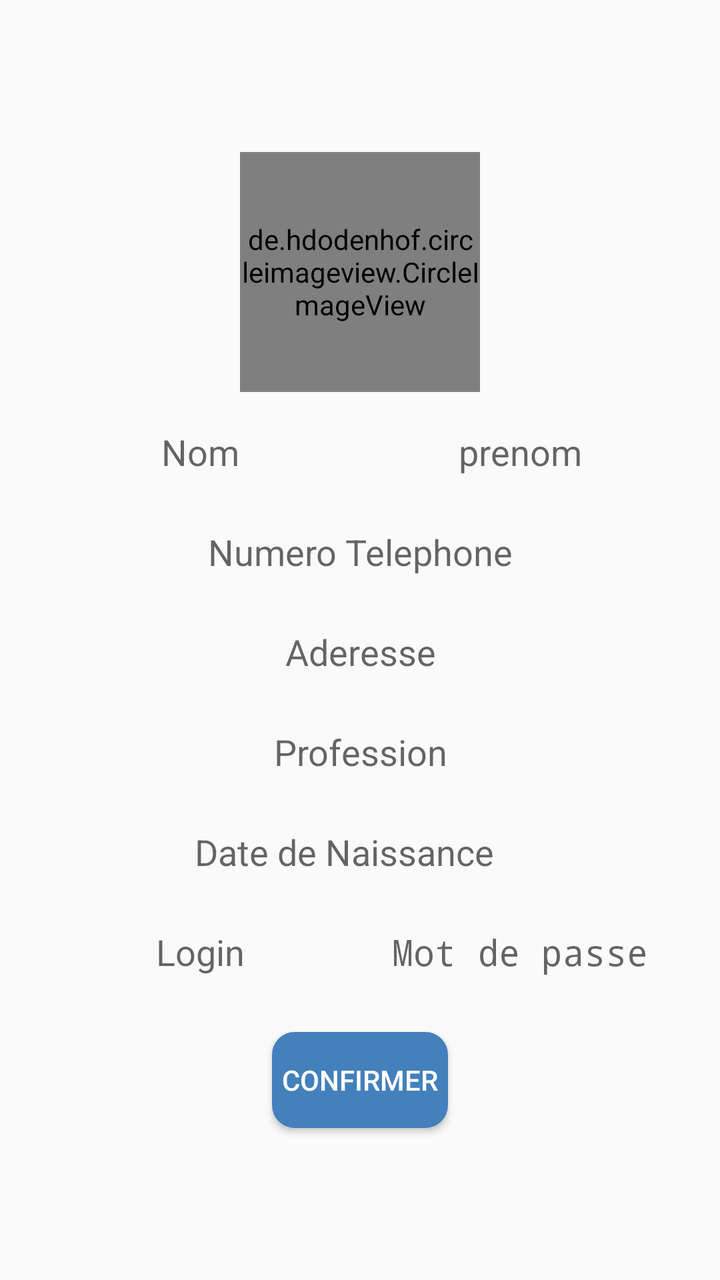
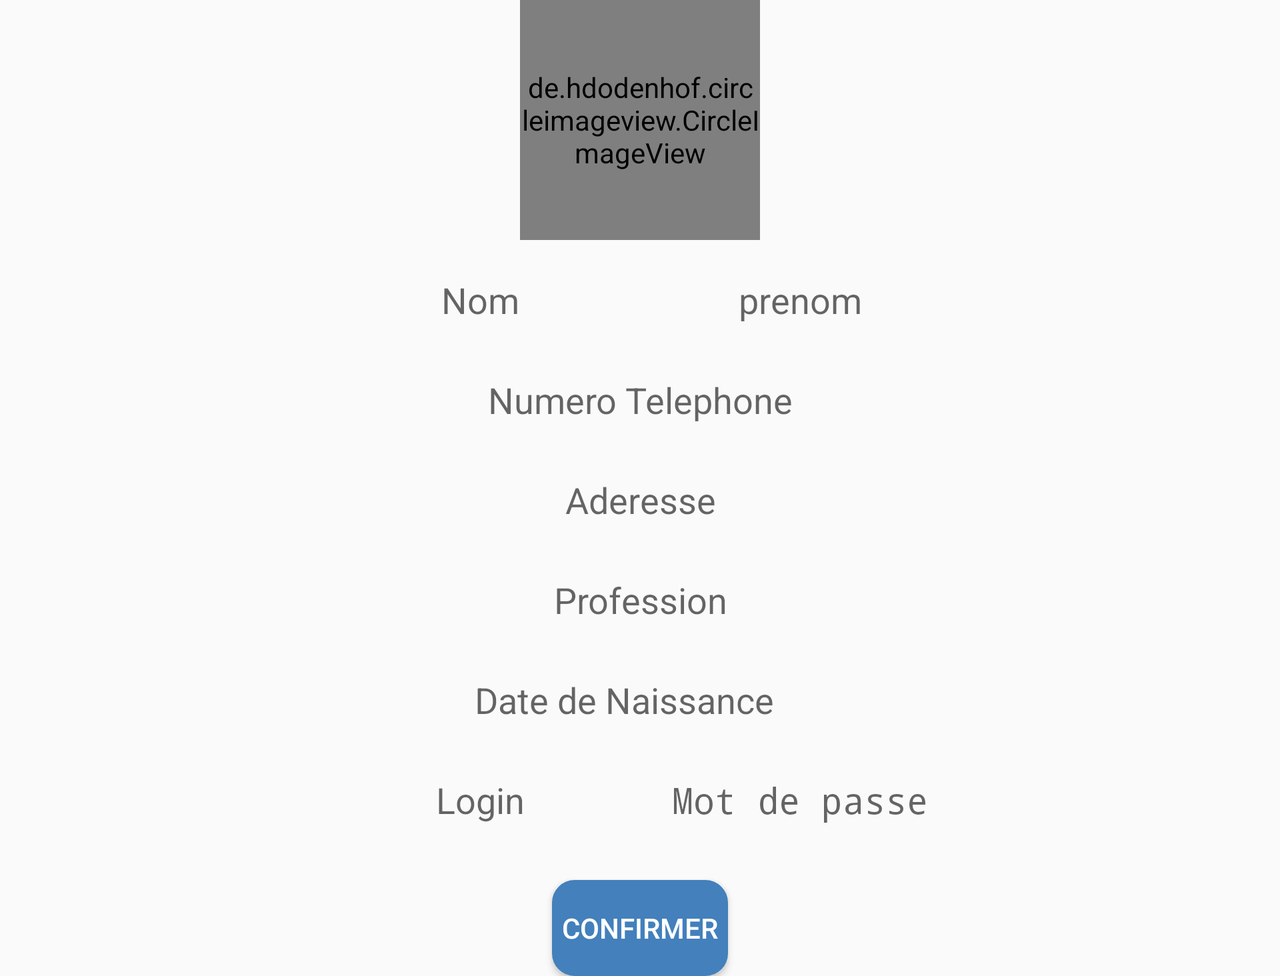

An Android layout and its configuration variant, each rendered on a device that would load it. The default file and the variant file are quoted in full after the pictures.
<!-- AndroidManifest.xml: application theme AppTheme -->
<!-- res/layout/inscritpatient2.xml -->
<?xml version="1.0" encoding="utf-8"?>
<LinearLayout xmlns:android="http://schemas.android.com/apk/res/android"
    xmlns:app="http://schemas.android.com/apk/res-auto"
    xmlns:tools="http://schemas.android.com/tools"
    android:layout_width="match_parent"
    android:layout_height="match_parent"
    tools:context=".ActivityUpdateProfil__PatientActivity"

    android:orientation="vertical"
    android:gravity="center">

    <LinearLayout
        android:layout_width="match_parent"
        android:layout_height="wrap_content"
        android:gravity="center">

        <de.hdodenhof.circleimageview.CircleImageView

            xmlns:app="http://schemas.android.com/apk/res-auto"
            android:id="@+id/imageView"
            android:layout_width="120dp"
            android:layout_height="120dp"
            android:layout_centerInParent="true"
            android:src="@drawable/lowresolutionbackground"
            app:civ_border_color="#ffffff"
            app:civ_border_width="1dp" />
    </LinearLayout>
    <LinearLayout
        android:gravity="center"
        android:layout_marginTop="10dp"
        android:layout_width="match_parent"
        android:layout_height="wrap_content"
        >

        <EditText
            android:id="@+id/nom"
            android:layout_width="140dp"
            android:layout_height="40dp"
            android:layout_marginRight="20dp"
            android:background="@drawable/rounded_edittext"
            android:gravity="center"
            android:hint="Nom" />

        <EditText
            android:id="@+id/prenommedecin"
            android:layout_width="140dp"
            android:layout_height="40dp"
            android:background="@drawable/rounded_edittext"
            android:gravity="center"
            android:hint="prenom" />
    </LinearLayout>

    <EditText
        android:id="@+id/numtel"
        android:layout_width="300dp"
        android:layout_height="40dp"
        android:layout_marginTop="10dp"
        android:background="@drawable/rounded_edittext"
        android:gravity="center"
        android:hint="Numero Telephone" />

    <EditText
        android:id="@+id/adresse"
        android:layout_width="300dp"
        android:layout_height="40dp"
        android:layout_marginTop="10dp"
        android:background="@drawable/rounded_edittext"
        android:gravity="center"
        android:hint="Aderesse" />

    <EditText
        android:id="@+id/cin"
        android:layout_width="300dp"
        android:layout_height="40dp"
        android:layout_marginTop="10dp"
        android:background="@drawable/rounded_edittext"
        android:gravity="center"
        android:hint="Profession" />

    <LinearLayout
        android:layout_width="wrap_content"
        android:layout_height="wrap_content"
        android:gravity="center"
        android:layout_marginTop="10dp">

        <EditText
            android:id="@+id/editText3"
            android:layout_width="252dp"
            android:layout_height="40dp"
            android:background="@drawable/rounded_edittext"
            android:enabled="false"
            android:gravity="center"
            android:hint="Date de Naissance" />
        <ImageView
            android:id="@+id/datebtn"
            android:layout_width="wrap_content"
            android:layout_height="wrap_content"
            android:layout_marginStart="8dp"
            android:layout_marginTop="8dp"
            android:layout_marginEnd="8dp"
            android:layout_marginBottom="8dp"
            app:layout_constraintBottom_toBottomOf="parent"
            app:layout_constraintEnd_toEndOf="parent"
            app:layout_constraintHorizontal_bias="0.556"
            app:layout_constraintStart_toStartOf="parent"
            app:layout_constraintTop_toTopOf="parent"
            app:layout_constraintVertical_bias="0.882"
            app:srcCompat="@android:drawable/ic_menu_today" />
    </LinearLayout>
    <LinearLayout
        android:gravity="center"
        android:layout_marginTop="10dp"
        android:layout_width="match_parent"
        android:layout_height="wrap_content"
        >

        <EditText
            android:id="@+id/login"
            android:layout_width="140dp"
            android:layout_height="40dp"
            android:layout_marginRight="20dp"
            android:background="@drawable/rounded_edittext"
            android:gravity="center"
            android:hint="Login" />

        <EditText
            android:id="@+id/password"
            android:layout_width="140dp"
            android:layout_height="40dp"
            android:background="@drawable/rounded_edittext"
            android:gravity="center"
            android:hint="Mot de passe"
            android:inputType="textPassword" />
    </LinearLayout>

    <Button
        android:id="@+id/ajouter"
        android:layout_width="wrap_content"
        android:layout_height="wrap_content"
        android:layout_marginTop="20dp"
        android:background="@drawable/rounded_edittext2"
        android:backgroundTint="@color/colorPrimary"
        android:text="confirmer"
        android:textColor="@color/white" />

</LinearLayout>
<!-- resources referenced by this layout -->
<resources>
  <color name="colorPrimary">#4380bc</color>
  <color name="white">#ffffff</color>
  <!-- drawable lowresolutionbackground: jpg bitmap (drawable, 3615 bytes) -->
  <!-- drawable rounded_edittext2 (drawable) -->
  <?xml version="1.0" encoding="utf-8"?>
  <shape xmlns:android="http://schemas.android.com/apk/res/android"
      android:shape="rectangle">
      <gradient
          android:startColor="#fff"
          android:centerColor="#fff"
          android:endColor="#fff"
          android:angle="90" />
      <corners android:radius="10dp" />
      <stroke android:width="8px" android:color="@color/mapbox_navigation_route_alternative_congestion_red" />
  </shape>
  <style name="AppTheme" parent="Base.Theme.AppCompat.Light.DarkActionBar">
          
          <item name="colorPrimary">@color/colorPrimary</item>
          <item name="colorPrimaryDark">@color/colorPrimaryDark</item>
          <item name="colorAccent">@color/colorAccent</item>
      </style>
  <color name="colorPrimaryDark">#1F4788</color>
  <color name="colorAccent">#ff4081</color>
</resources>
<!-- res/layout-land/inscritpatient2.xml (the repository's variant of the layout above) -->
<!-- drawn on the phone turned sideways -->
<?xml version="1.0" encoding="utf-8"?>
<android.support.v4.widget.NestedScrollView xmlns:android="http://schemas.android.com/apk/res/android"
    xmlns:app="http://schemas.android.com/apk/res-auto"
    xmlns:tools="http://schemas.android.com/tools"

    android:layout_width="match_parent"
    android:layout_height="match_parent"
    tools:context=".ActivityUpdateProfil__PatientActivity"

    >
    <LinearLayout
        android:layout_width="match_parent"
        android:layout_height="match_parent"


        android:orientation="vertical"
        android:gravity="center">

    <LinearLayout
        android:layout_width="match_parent"
        android:layout_height="wrap_content"
        android:gravity="center">

        <de.hdodenhof.circleimageview.CircleImageView

            xmlns:app="http://schemas.android.com/apk/res-auto"
            android:id="@+id/imageView"
            android:layout_width="120dp"
            android:layout_height="120dp"
            android:layout_centerInParent="true"
            android:src="@drawable/lowresolutionbackground"
            app:civ_border_color="#ffffff"
            app:civ_border_width="1dp" />
    </LinearLayout>
    <LinearLayout
        android:gravity="center"
        android:layout_marginTop="10dp"
        android:layout_width="match_parent"
        android:layout_height="wrap_content"
        >

        <EditText
            android:id="@+id/nom"
            android:layout_width="140dp"
            android:layout_height="40dp"
            android:layout_marginRight="20dp"
            android:background="@drawable/rounded_edittext"
            android:gravity="center"
            android:hint="Nom" />

        <EditText
            android:id="@+id/prenommedecin"
            android:layout_width="140dp"
            android:layout_height="40dp"
            android:background="@drawable/rounded_edittext"
            android:gravity="center"
            android:hint="prenom" />
    </LinearLayout>

    <EditText
        android:id="@+id/numtel"
        android:layout_width="300dp"
        android:layout_height="40dp"
        android:layout_marginTop="10dp"
        android:background="@drawable/rounded_edittext"
        android:gravity="center"
        android:hint="Numero Telephone" />

    <EditText
        android:id="@+id/adresse"
        android:layout_width="300dp"
        android:layout_height="40dp"
        android:layout_marginTop="10dp"
        android:background="@drawable/rounded_edittext"
        android:gravity="center"
        android:hint="Aderesse" />

    <EditText
        android:id="@+id/cin"
        android:layout_width="300dp"
        android:layout_height="40dp"
        android:layout_marginTop="10dp"
        android:background="@drawable/rounded_edittext"
        android:gravity="center"
        android:hint="Profession" />

    <LinearLayout
        android:layout_width="wrap_content"
        android:layout_height="wrap_content"
        android:gravity="center"
        android:layout_marginTop="10dp">

        <EditText
            android:id="@+id/editText3"
            android:layout_width="252dp"
            android:layout_height="40dp"
            android:background="@drawable/rounded_edittext"
            android:editable="false"
            android:enabled="false"
            android:gravity="center"
            android:hint="Date de Naissance" />
        <ImageView
            android:id="@+id/datebtn"
            android:layout_width="wrap_content"
            android:layout_height="wrap_content"
            android:layout_marginStart="8dp"
            android:layout_marginTop="8dp"
            android:layout_marginEnd="8dp"
            android:layout_marginBottom="8dp"
            app:layout_constraintBottom_toBottomOf="parent"
            app:layout_constraintEnd_toEndOf="parent"
            app:layout_constraintHorizontal_bias="0.556"
            app:layout_constraintStart_toStartOf="parent"
            app:layout_constraintTop_toTopOf="parent"
            app:layout_constraintVertical_bias="0.882"
            app:srcCompat="@android:drawable/ic_menu_today" />
    </LinearLayout>
    <LinearLayout
        android:gravity="center"
        android:layout_marginTop="10dp"
        android:layout_width="match_parent"
        android:layout_height="wrap_content"
        >

        <EditText
            android:id="@+id/login"
            android:layout_width="140dp"
            android:layout_height="40dp"
            android:layout_marginRight="20dp"
            android:background="@drawable/rounded_edittext"
            android:gravity="center"
            android:hint="Login" />

        <EditText
            android:id="@+id/password"
            android:layout_width="140dp"
            android:layout_height="40dp"
            android:background="@drawable/rounded_edittext"
            android:gravity="center"
            android:hint="Mot de passe"
            android:inputType="textPassword" />
    </LinearLayout>

    <Button
        android:id="@+id/ajouter"
        android:layout_width="wrap_content"
        android:layout_height="wrap_content"
        android:layout_marginTop="20dp"
        android:background="@drawable/rounded_edittext2"
        android:backgroundTint="@color/colorPrimary"
        android:text="confirmer"
        android:textColor="@color/white" />

</LinearLayout>
</android.support.v4.widget.NestedScrollView>
